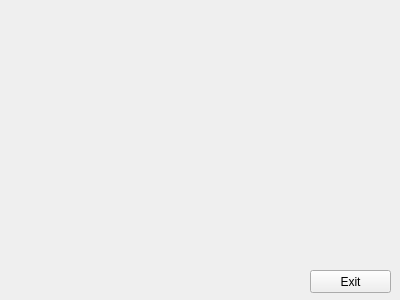
<?xml version="1.0" encoding="UTF-8"?>
<ui version="4.0">
 <class>MainWindow</class>
 <widget class="QMainWindow" name="MainWindow">
  <property name="geometry">
   <rect>
    <x>0</x>
    <y>0</y>
    <width>400</width>
    <height>300</height>
   </rect>
  </property>
  <property name="windowTitle">
   <string>MainWindow</string>
  </property>
  <widget class="QWidget" name="centralWidget">
   <widget class="QPushButton" name="m_exit_button">
    <property name="geometry">
     <rect>
      <x>310</x>
      <y>270</y>
      <width>81</width>
      <height>23</height>
     </rect>
    </property>
    <property name="text">
     <string>Exit</string>
    </property>
   </widget>
  </widget>
 </widget>
 <layoutdefault spacing="6" margin="11"/>
 <resources/>
 <connections/>
</ui>
